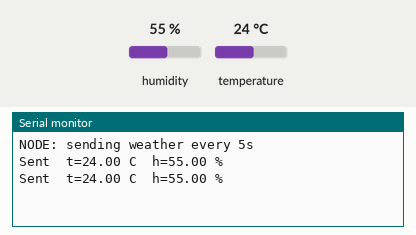
The sketch below on a simulated ESP32. On the bench: the last lines printed to the serial monitor. Inputs (shaded band) come from the test bench; at power-on: humidity 55 %, temperature 24 °C. No radio packets arrive unless stated.

Above: at 5.8 s.
5.9 s: humidity set to 22 %
At 10.6 s:
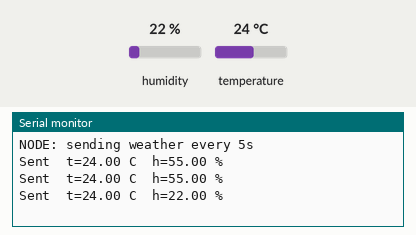
11.9 s: temperature set to 12 °C
At 16.7 s:
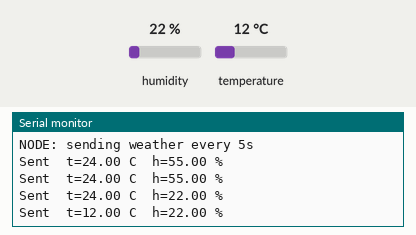
17.9 s: humidity set to 40 %
At 21.6 s:
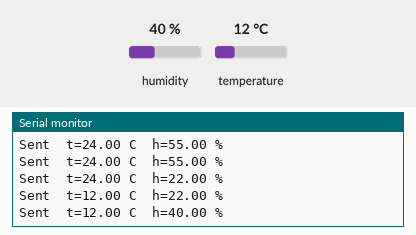
Timing chart, 0 to 23.1 s (numbered marks = the images above; inputs shaded):
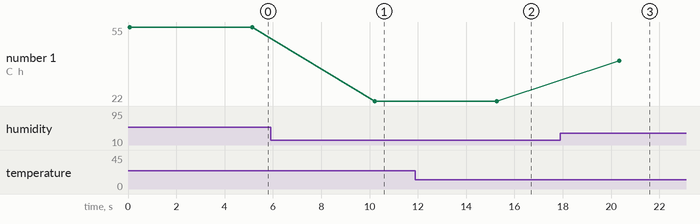

The sketch:

weather_lora_remote.ino
```cpp
// WHY: A weather node/base pair over LoRa — the NODE reads BME280 temperature &
//      humidity and broadcasts "t,h" every 5s; the BASE listens and prints packets
//      to Serial. No Wi-Fi or PC required for a remote field station.
//      Flip ROLE to 1 and reflash a second board to act as the BASE.

#define ROLE 0 // 0=NODE, 1=BASE

#include <SPI.h>
#include <Wire.h>
#include <LoRa.h>
#include <Adafruit_BME280.h>

#define I2C_SDA 21
#define I2C_SCL 22
#define BME_ADDR 0x76

// LoRa pins (ESP32): NSS=5, RST=14, DIO0=26; SPI bus 18/23/19
#define LORA_SCK 18
#define LORA_MISO 19
#define LORA_MOSI 23
#define LORA_SS 5
#define LORA_RST 14
#define LORA_DIO0 26

Adafruit_BME280 bme;

void setup() {
  Serial.begin(115200);
  SPI.begin(LORA_SCK, LORA_MISO, LORA_MOSI, LORA_SS);
  LoRa.setPins(LORA_SS, LORA_RST, LORA_DIO0);

  if (!LoRa.begin(915E6)) {
    Serial.println("LoRa init failed");
    while (1) delay(10);
  }

#if ROLE == 0
  Wire.begin(I2C_SDA, I2C_SCL);
  if (!bme.begin(BME_ADDR)) {
    Serial.println("BME280 not found");
    while (1) delay(10);
  }
  Serial.println("NODE: sending weather every 5s");
#else
  Serial.println("BASE: listening for weather packets");
#endif
}

void loop() {
#if ROLE == 0
  float t = bme.readTemperature();
  float h = bme.readHumidity();

  LoRa.beginPacket();
  LoRa.print(t, 2);
  LoRa.print(",");
  LoRa.print(h, 2);
  LoRa.endPacket();

  Serial.printf("Sent  t=%.2f C  h=%.2f %%\n", t, h);
  delay(5000);
#else
  int packetSize = LoRa.parsePacket();
  if (packetSize) {
    String packet = "";
    while (LoRa.available()) packet += (char)LoRa.read();
    Serial.print("Received: ");
    Serial.println(packet);
    Serial.printf("RSSI: %d dBm\n", LoRa.packetRssi());
  }
  delay(10);
#endif
}
```

Measured:
- after the input at 5.9 s, the serial monitor: prints a new line after 4.3 s (image 1)
- after the input at 11.9 s, the serial monitor: prints a new line after 3.4 s (image 2)
- after the input at 17.9 s, the serial monitor: prints a new line after 2.4 s (image 3)
- plotted number 1: 55 → 22 after the input at 5.9 s, 22 → 40 after the input at 17.9 s
